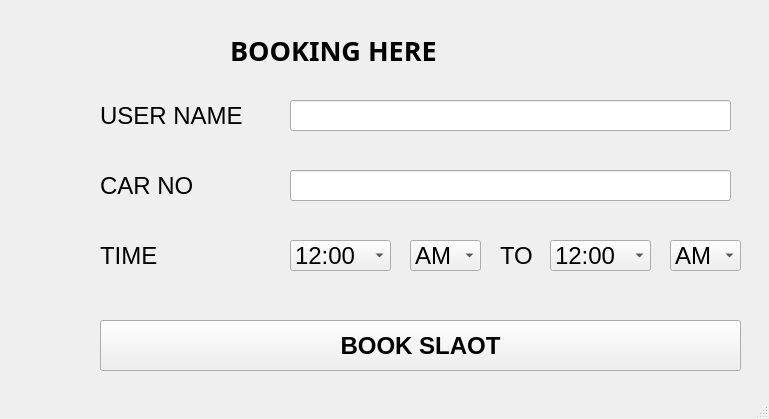
<?xml version="1.0" encoding="UTF-8"?>
<ui version="4.0">
 <class>MainWindow</class>
 <widget class="QMainWindow" name="MainWindow">
  <property name="geometry">
   <rect>
    <x>0</x>
    <y>0</y>
    <width>769</width>
    <height>419</height>
   </rect>
  </property>
  <property name="windowTitle">
   <string>MainWindow</string>
  </property>
  <widget class="QWidget" name="centralwidget">
   <widget class="QLabel" name="MainLabel">
    <property name="geometry">
     <rect>
      <x>230</x>
      <y>30</y>
      <width>311</width>
      <height>41</height>
     </rect>
    </property>
    <property name="font">
     <font>
      <family>Perpetua Titling MT</family>
      <pointsize>20</pointsize>
      <weight>75</weight>
      <bold>true</bold>
     </font>
    </property>
    <property name="text">
     <string>BOOKING HERE</string>
    </property>
   </widget>
   <widget class="QLabel" name="UserLabel">
    <property name="geometry">
     <rect>
      <x>100</x>
      <y>100</y>
      <width>181</width>
      <height>31</height>
     </rect>
    </property>
    <property name="font">
     <font>
      <pointsize>18</pointsize>
      <weight>50</weight>
      <bold>false</bold>
     </font>
    </property>
    <property name="text">
     <string>USER NAME</string>
    </property>
   </widget>
   <widget class="QLineEdit" name="UserEdit">
    <property name="geometry">
     <rect>
      <x>290</x>
      <y>100</y>
      <width>441</width>
      <height>31</height>
     </rect>
    </property>
   </widget>
   <widget class="QLabel" name="CarLabel">
    <property name="geometry">
     <rect>
      <x>100</x>
      <y>170</y>
      <width>161</width>
      <height>31</height>
     </rect>
    </property>
    <property name="font">
     <font>
      <pointsize>18</pointsize>
     </font>
    </property>
    <property name="text">
     <string>CAR NO</string>
    </property>
   </widget>
   <widget class="QLineEdit" name="CarEdit">
    <property name="geometry">
     <rect>
      <x>290</x>
      <y>170</y>
      <width>441</width>
      <height>31</height>
     </rect>
    </property>
   </widget>
   <widget class="QLabel" name="TimeLabel">
    <property name="geometry">
     <rect>
      <x>100</x>
      <y>240</y>
      <width>161</width>
      <height>31</height>
     </rect>
    </property>
    <property name="font">
     <font>
      <pointsize>18</pointsize>
     </font>
    </property>
    <property name="text">
     <string>TIME</string>
    </property>
   </widget>
   <widget class="QComboBox" name="STime">
    <property name="geometry">
     <rect>
      <x>290</x>
      <y>240</y>
      <width>101</width>
      <height>31</height>
     </rect>
    </property>
    <property name="font">
     <font>
      <pointsize>18</pointsize>
     </font>
    </property>
    <item>
     <property name="text">
      <string>12:00</string>
     </property>
    </item>
    <item>
     <property name="text">
      <string>1:00</string>
     </property>
    </item>
    <item>
     <property name="text">
      <string>2:00</string>
     </property>
    </item>
    <item>
     <property name="text">
      <string>3:00</string>
     </property>
    </item>
    <item>
     <property name="text">
      <string>4:00</string>
     </property>
    </item>
    <item>
     <property name="text">
      <string>5:00</string>
     </property>
    </item>
    <item>
     <property name="text">
      <string>6:00</string>
     </property>
    </item>
    <item>
     <property name="text">
      <string>7:00</string>
     </property>
    </item>
    <item>
     <property name="text">
      <string>8:00</string>
     </property>
    </item>
    <item>
     <property name="text">
      <string>9:00</string>
     </property>
    </item>
    <item>
     <property name="text">
      <string>10:00</string>
     </property>
    </item>
    <item>
     <property name="text">
      <string>11:00</string>
     </property>
    </item>
   </widget>
   <widget class="QComboBox" name="STimeAM">
    <property name="geometry">
     <rect>
      <x>410</x>
      <y>240</y>
      <width>71</width>
      <height>31</height>
     </rect>
    </property>
    <property name="font">
     <font>
      <pointsize>18</pointsize>
     </font>
    </property>
    <item>
     <property name="text">
      <string>AM</string>
     </property>
    </item>
    <item>
     <property name="text">
      <string>PM</string>
     </property>
    </item>
   </widget>
   <widget class="QLabel" name="label_4">
    <property name="geometry">
     <rect>
      <x>500</x>
      <y>240</y>
      <width>41</width>
      <height>31</height>
     </rect>
    </property>
    <property name="font">
     <font>
      <pointsize>18</pointsize>
     </font>
    </property>
    <property name="text">
     <string>TO</string>
    </property>
   </widget>
   <widget class="QComboBox" name="ETimeAM">
    <property name="geometry">
     <rect>
      <x>670</x>
      <y>240</y>
      <width>71</width>
      <height>31</height>
     </rect>
    </property>
    <property name="font">
     <font>
      <pointsize>18</pointsize>
     </font>
    </property>
    <item>
     <property name="text">
      <string>AM</string>
     </property>
    </item>
    <item>
     <property name="text">
      <string>PM</string>
     </property>
    </item>
   </widget>
   <widget class="QComboBox" name="ETime">
    <property name="geometry">
     <rect>
      <x>550</x>
      <y>240</y>
      <width>101</width>
      <height>31</height>
     </rect>
    </property>
    <property name="font">
     <font>
      <pointsize>18</pointsize>
     </font>
    </property>
    <item>
     <property name="text">
      <string>12:00</string>
     </property>
    </item>
    <item>
     <property name="text">
      <string>1:00</string>
     </property>
    </item>
    <item>
     <property name="text">
      <string>2:00</string>
     </property>
    </item>
    <item>
     <property name="text">
      <string>3:00</string>
     </property>
    </item>
    <item>
     <property name="text">
      <string>4:00</string>
     </property>
    </item>
    <item>
     <property name="text">
      <string>5:00</string>
     </property>
    </item>
    <item>
     <property name="text">
      <string>6:00</string>
     </property>
    </item>
    <item>
     <property name="text">
      <string>7:00</string>
     </property>
    </item>
    <item>
     <property name="text">
      <string>8:00</string>
     </property>
    </item>
    <item>
     <property name="text">
      <string>9:00</string>
     </property>
    </item>
    <item>
     <property name="text">
      <string>10:00</string>
     </property>
    </item>
    <item>
     <property name="text">
      <string>11:00</string>
     </property>
    </item>
   </widget>
   <widget class="QPushButton" name="BookButton">
    <property name="geometry">
     <rect>
      <x>100</x>
      <y>320</y>
      <width>641</width>
      <height>51</height>
     </rect>
    </property>
    <property name="font">
     <font>
      <pointsize>18</pointsize>
      <weight>75</weight>
      <bold>true</bold>
     </font>
    </property>
    <property name="text">
     <string>BOOK SLAOT</string>
    </property>
   </widget>
  </widget>
  <widget class="QMenuBar" name="menubar">
   <property name="geometry">
    <rect>
     <x>0</x>
     <y>0</y>
     <width>769</width>
     <height>26</height>
    </rect>
   </property>
  </widget>
  <widget class="QStatusBar" name="statusbar"/>
 </widget>
 <resources/>
 <connections/>
</ui>
